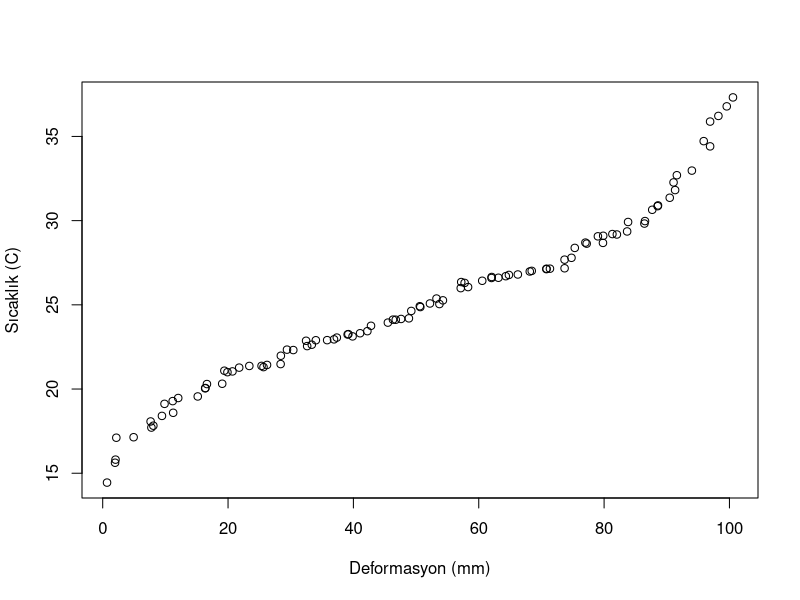

This chart was generated by the following R code:
#RHaritaKitap Kod05.R

set.seed(4208)

# 1'den 100'e kadar 1'er artışla veri oluşturma
def <- seq(1:100) 

n <- rnorm(100, mean = 0.5, sd = 1) # Gürültü oluşturma

def <- def + n # Gürültü ekleme

term <- rnorm(100, mean=25, sd= 5)

term <- sort(term)

df <- data.frame(def,term)

plot(df$def, df$term, xlab = "Deformasyon (mm)", ylab = "Sıcaklık (C)")
